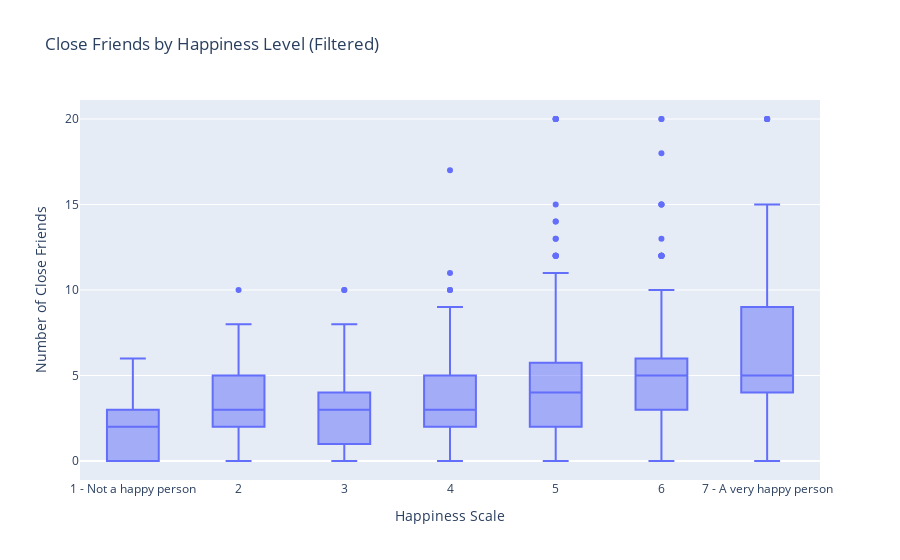

The code cell stored with this chart in its notebook:
### Code cell
# Define a threshold to cap outliers
threshold = 20  # Adjust this value as appropriate
filtered_df = df_2[df_2['CONNECTION_social_num_close_friends'] <= threshold]

# Specify the correct order for the happiness scale
happiness_order = ['1 - Not a happy person', '2', '3', '4', '5', '6', '7 - A very happy person']

# Create a new box plot without extreme outliers and with ordered x-axis
fig = px.box(filtered_df, 
             x='WELLNESS_subjective_happiness_scale_happy', 
             y='CONNECTION_social_num_close_friends',
             title='Close Friends by Happiness Level (Filtered)',
             labels={'WELLNESS_subjective_happiness_scale_happy': 'Happiness Scale',
                     'CONNECTION_social_num_close_friends': 'Number of Close Friends'},
             category_orders={'WELLNESS_subjective_happiness_scale_happy': happiness_order})  # Enforce x-axis order
fig.show()

### Figure 1 — Plotly figure (JSON) as saved in the notebook; plotly's stock layout.template omitted (floating-point values rounded to 4 significant figures; data arrays with more than 128 entries replaced by an {"elided": "..."} marker saying what was removed)
{"data": [{"alignmentgroup": "True", "hovertemplate": "Happiness Scale=%{x}<br>Number of Close Friends=%{y}<extra></extra>", "legendgroup": "", "marker": {"color": "#636efa"}, "name": "", "notched": false, "offsetgroup": "", "orientation": "v", "showlegend": false, "type": "box", "x": {"elided": "5338 str values"}, "x0": " ", "xaxis": "x", "y": {"elided": "5338 int values"}, "y0": " ", "yaxis": "y"}], "layout": {"autosize": true, "boxmode": "group", "legend": {"tracegroupgap": 0}, "title": {"text": "Close Friends by Happiness Level (Filtered)"}, "xaxis": {"anchor": "y", "autorange": true, "categoryarray": ["1 - Not a happy person", "2", "3", "4", "5", "6", "7 - A very happy person"], "categoryorder": "array", "domain": [0, 1], "range": [-0.5, 6.5], "title": {"text": "Happiness Scale"}, "type": "category"}, "yaxis": {"anchor": "x", "autorange": true, "domain": [0, 1], "range": [-1.111, 21.11], "title": {"text": "Number of Close Friends"}, "type": "linear"}}}
